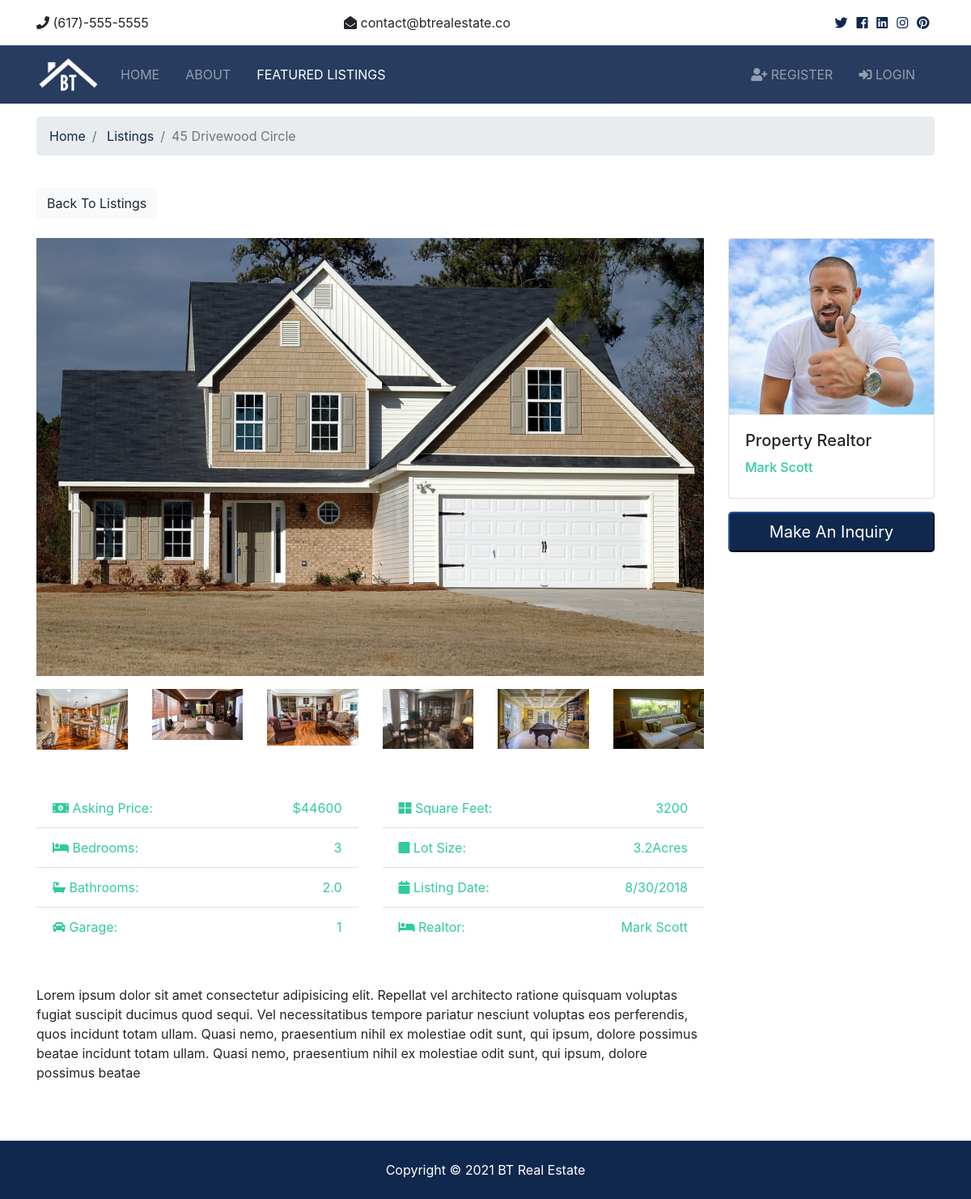
/listing/1, run on the app's committed database.
### listings/models.py (models this page shows, shortened)
class Listing(models.Model):
    realtor = models.ForeignKey(Realtor, on_delete=models.DO_NOTHING)
    title = models.CharField(max_length=200)
    address = models.CharField(max_length=200)
    city = models.CharField(max_length=100)
    state = models.CharField(max_length=100)
    zipcode = models.CharField(max_length=50)
    description = models.TextField(blank=True)
    price = models.IntegerField()
    bedrooms = models.IntegerField()
    bathrooms = models.DecimalField(max_digits=2, decimal_places=1)
    garage = models.IntegerField(default=0)
    sqft = models.IntegerField()
    lot_size = models.DecimalField(max_digits=5, decimal_places=1)
    photo_main = models.ImageField(upload_to='photos/%Y/%m/%d/')
    photo_1 = models.ImageField(upload_to='photos/%Y/%m/%d/', blank=True)
    photo_2 = models.ImageField(upload_to='photos/%Y/%m/%d/', blank=True)
    photo_3 = models.ImageField(upload_to='photos/%Y/%m/%d/', blank=True)
    photo_4 = models.ImageField(upload_to='photos/%Y/%m/%d/', blank=True)
    photo_5 = models.ImageField(upload_to='photos/%Y/%m/%d/', blank=True)
    photo_6 = models.ImageField(upload_to='photos/%Y/%m/%d/', blank=True)
    is_published = models.BooleanField(default=True)
    list_date = models.DateTimeField(default=datetime.now, blank=True)

### realtors/models.py (models this page shows, shortened)
class Realtor(models.Model):
    name = models.CharField(max_length=200)
    photo = models.ImageField(upload_to='photos/%Y/%m/%d/')
    description = models.TextField(blank=True)
    phone = models.CharField(max_length=200)
    email = models.CharField(max_length=200)
    is_mvp = models.BooleanField(default=False)
    hire_date = models.DateTimeField(default=datetime.now, blank=True)

### listings/views.py (the view)
# urls.py: path('listing/', include('listings.urls')),
def listing(request, listing_id):
    listing = get_object_or_404(Listing, pk=listing_id)
    context = {
        'listing' : listing,
    }
    return render(request, 'listings/listing.html', context)

### templates/listings/listing.html (shortened to what this page needs)
{% extends 'base.html' %}
{% load static %}
{% block content %}
  <section id="bc" class="mt-3">
    <div class="container">
      <nav>
        <ol class="breadcrumb">
          <li class="breadcrumb-item">
            <a href="{% url 'index' %}">Home</a>
          </li>
          <li class="breadcrumb-item">
            <a href="{% url 'listings' %}">Listings</a>
          </li>
          <li class="breadcrumb-item active">{{ listing.title }}</li>
        </ol>
      </nav>
    </div>
  </section>
  <section id="listing" class="py-4">
    <div class="container">
      <a href="listings.html" class="btn btn-light mb-4">Back To Listings</a>
      <div class="row">
        <div class="col-md-9">
          <img src="{{ listing.photo_main.url }}" alt="" class="img-main img-fluid mb-3">
          <div class="row mb-5 thumbs">
            {% if listing.photo_1 %}
            <div class="col-md-2">
              <a href="{{ listing.photo_1.url }}" data-lightbox="home-images">
                <img src="{{ listing.photo_1.url }}" alt="" class="img-fluid">
              </a>
            </div>
            {% endif %}
            {% if listing.photo_2 %}
            <div class="col-md-2">
              <a href="{{listing.photo_2.url }}" data-lightbox="home-images">
                <img src="{{ listing.photo_2.url }}" alt="" class="img-fluid">
              </a>
            </div>
            {% endif %}
            {% if listing.photo_3 %}
            <div class="col-md-2">
              <a href="{{ listing.photo_3.url }}" data-lightbox="home-images">
                <img src="{{ listing.photo_3.url }}" alt="" class="img-fluid">
              </a>
            </div>
            {% endif %}
            {% if listing.photo_4 %}
            <div class="col-md-2">
              <a href="{{ listing.photo_4.url }}" data-lightbox="home-images">
                <img src="{{ listing.photo_4.url }}" alt="" class="img-fluid">
              </a>
            </div>
            {% endif %}
            {% if listing.photo_5 %}
            <div class="col-md-2">
              <a href="{{ listing.photo_5.url }}" data-lightbox="home-images">
                <img src="{{ listing.photo_5.url }}" alt="" class="img-fluid">
              </a>
            </div>
            {% endif %}
            {% if listing.photo_6 %}
            <div class="col-md-2">
              <a href="{{ listing.photo_6.url }}" data-lightbox="home-images">
                <img src="{{ listing.photo_6.url }}" alt="" class="img-fluid">
              </a>
            </div>
            {% endif %}
          </div>
          <div class="row mb-5 fields">
            <div class="col-md-6">
              <ul class="list-group list-group-flush">
                <li class="list-group-item text-secondary">
                  <i class="fas fa-money-bill-alt"></i> Asking Price:
                  <span class="float-right">${{ listing.price }}</span>
                </li>
                <li class="list-group-item text-secondary">
                  <i class="fas fa-bed"></i> Bedrooms:
                  <span class="float-right">{{ listing.bedrooms }}</span>
                </li>
                <li class="list-group-item text-secondary">
                  <i class="fas fa-bath"></i> Bathrooms:
                  <span class="float-right">{{ listing.bathrooms }}</span>
                </li>
                <li class="list-group-item text-secondary">
                  <i class="fas fa-car"></i> Garage:
                  <span class="float-right">{{ listing.garage }}
                  </span>
                </li>
              </ul>
            </div>
            <div class="col-md-6">
              <ul class="list-group list-group-flush">
                <li class="list-group-item text-secondary">
                  <i class="fas fa-th-large"></i> Square Feet:
                  <span class="float-right">{{ listing.sqft }}</span>
                </li>
                <li class="list-group-item text-secondary">
                  <i class="fas fa-square"></i> Lot Size:
                  <span class="float-right">{{ listing.lot_size }}Acres
                  </span>
                </li>
                <li class="list-group-item text-secondary">
                  <i class="fas fa-calendar"></i> Listing Date:
                  <span class="float-right">8/30/2018</span>
                </li>
                <li class="list-group-item text-secondary">
                  <i class="fas fa-bed"></i> Realtor:
                  <span class="float-right">{{ listing.realtor.name }}
                  </span>
                </li>
              </ul>
            </div>
          </div>
          <div class="row mb-5">
            <div class="col-md-12">
              {{listing.description}}
            </div>
          </div>
        </div>
        <div class="col-md-3">
          <div class="card mb-3">
            <img class="card-img-top" src="{{ listing.realtor.photo.url }}" >
            <div class="card-body">
              <h5 class="card-title">Property Realtor</h5>
              <h6 class="text-secondary">{{ listing.realtor.name }}</h6>
            </div>
          </div>
          <button class="btn-primary btn-block btn-lg" data-toggle="modal" data-target="#inquiryModal">Make An Inquiry</button>
        </div>
      </div>
    </div>
  </section>
{% endblock content %}

### btre/static/css/all.css (style rules this page uses)
.fa, .fas, .far, .fal, .fab { -moz-osx-font-smoothing: grayscale; -webkit-font-smoothing: antialiased; display: inline-block; font-style: normal; font-variant: normal; text-rendering: auto; line-height: 1; }
.fa-bath:before { content: "\f2cd"; }
.fa-bed:before { content: "\f236"; }
.fa-calendar:before { content: "\f133"; }
.fa-car:before { content: "\f1b9"; }
.fa-money-bill-alt:before { content: "\f3d1"; }
.fa-square:before { content: "\f0c8"; }
.fa-th-large:before { content: "\f009"; }
.fa, .fas { font-family: 'Font Awesome 5 Free'; font-weight: 900; }

### btre/static/css/style.css (style rules this page uses)
img { width: 100%; }

### data on the page
Listing: title "45 Drivewood Circle", photo_main (picture), photo_1 (picture), photo_2 (picture), photo_3 (picture), photo_4 (picture), photo_5 (picture), photo_6 (picture), price "44600", bedrooms "3", bathrooms "2.0", garage "1", sqft "3200", lot_size "3.2", realtor.name "Mark Scott", description "Lorem ipsum dolor sit amet consectetur adipisicing elit. Repellat vel architecto ratione quisquam voluptas fugiat suscipit ducimus quod sequi. Vel necessitatibus tempore pariatur nesciunt voluptas eos perferendis, quos incidunt totam ullam. Quasi nemo, praesentium nihil ex molestiae odit sunt, qui ipsum, dolore possimus beatae incidunt totam ullam. Quasi nemo, praesentium nihil ex molestiae odit sunt, qui ipsum, dolore possimus beatae", realtor.photo (picture)
